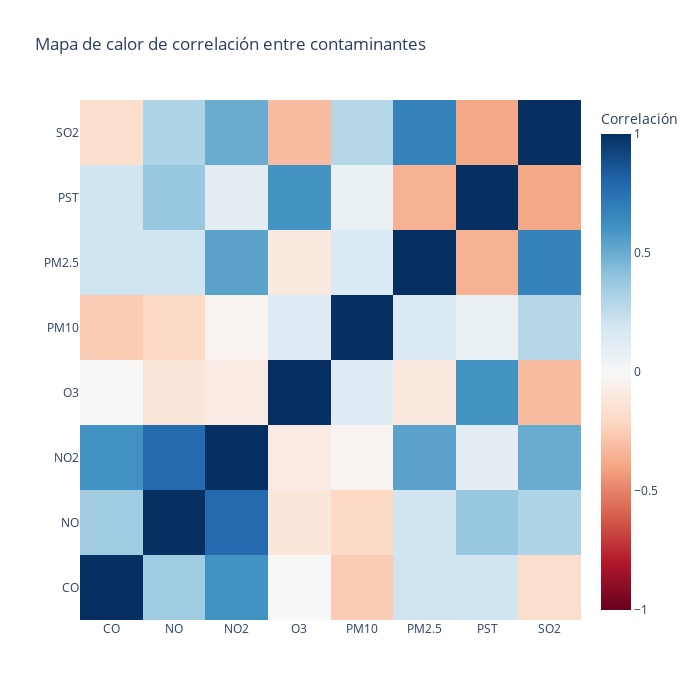

Notebook cell for this chart:
### Markdown cell above
Hay demasiados valores no nulos por ende no podemos eliminarlos, dado que puede afectar nuestros resultados. En este caso, aplicaremos el modelo predictivo KNN para reemplazar los valores nulos y evitar sesgos en nuestros resultados

### Code cell
from sklearn.impute import KNNImputer

# Crear el imputador con 3 vecinos
imputer = KNNImputer(n_neighbors = 3)

# Aplicarlo al DataFrame (solo reemplaza NaN)
df_corr.iloc[:, :] = imputer.fit_transform(df_corr)

# Evaluamos si existe alguna correlacion entre nuestros contaminantes

import plotly.graph_objects as go

contaminantes = ["CO", "NO", "NO2", "O3", "PM10", "PM2.5", "PST", "SO2"]
corr_matrix = df_corr[contaminantes].corr(method="pearson")

heatmap = go.Figure(data=go.Heatmap(z=corr_matrix.values, x=corr_matrix.columns, y=corr_matrix.index, colorscale="RdBu", 
                                    zmin=-1, zmax=1, colorbar=dict(title="Correlación")))

heatmap.update_layout(title="Mapa de calor de correlación entre contaminantes", xaxis_nticks=36, height=700, width=700)

heatmap.show()

### Figure 1 — Plotly figure (JSON) as saved in the notebook; plotly's stock layout.template omitted (floating-point values rounded to 4 significant figures)
{"data": [{"colorbar": {"title": {"text": "Correlación"}}, "colorscale": [[0, "rgb(103,0,31)"], [0.1, "rgb(178,24,43)"], [0.2, "rgb(214,96,77)"], [0.3, "rgb(244,165,130)"], [0.4, "rgb(253,219,199)"], [0.5, "rgb(247,247,247)"], [0.6, "rgb(209,229,240)"], [0.7, "rgb(146,197,222)"], [0.8, "rgb(67,147,195)"], [0.9, "rgb(33,102,172)"], [1, "rgb(5,48,97)"]], "type": "heatmap", "x": ["CO", "NO", "NO2", "O3", "PM10", "PM2.5", "PST", "SO2"], "y": ["CO", "NO", "NO2", "O3", "PM10", "PM2.5", "PST", "SO2"], "z": [[1.0, 0.3558, 0.6105, 0.002326, -0.2551, 0.2052, 0.2026, -0.1769], [0.3558, 1.0, 0.784, -0.119, -0.2037, 0.1976, 0.3817, 0.3032], [0.6105, 0.784, 1.0, -0.08278, -0.02649, 0.5378, 0.1068, 0.5023], [0.002326, -0.119, -0.08278, 1.0, 0.1233, -0.1024, 0.6004, -0.3143], [-0.2551, -0.2037, -0.02649, 0.1233, 1.0, 0.1478, 0.07415, 0.2891], [0.2052, 0.1976, 0.5378, -0.1024, 0.1478, 1.0, -0.3521, 0.6748], [0.2026, 0.3817, 0.1068, 0.6004, 0.07415, -0.3521, 1.0, -0.3904], [-0.1769, 0.3032, 0.5023, -0.3143, 0.2891, 0.6748, -0.3904, 1.0]], "zmax": 1, "zmin": -1}], "layout": {"height": 700, "title": {"text": "Mapa de calor de correlación entre contaminantes"}, "width": 700, "xaxis": {"nticks": 36}}}
